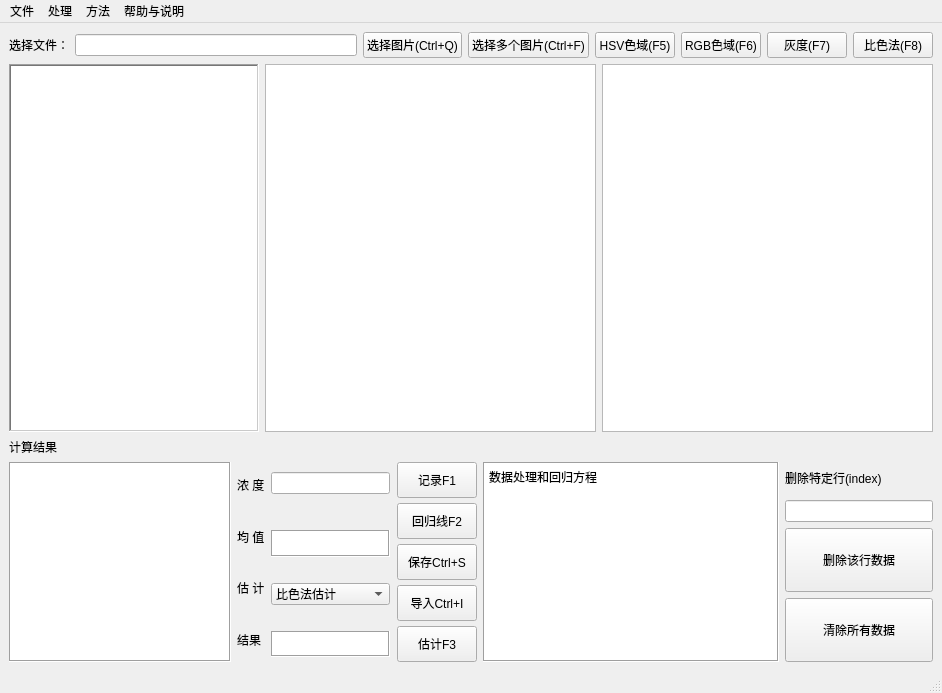
<?xml version="1.0" encoding="UTF-8"?>
<ui version="4.0">
 <class>mainWindow</class>
 <widget class="QMainWindow" name="mainWindow">
  <property name="geometry">
   <rect>
    <x>0</x>
    <y>0</y>
    <width>942</width>
    <height>693</height>
   </rect>
  </property>
  <property name="windowTitle">
   <string>MainWindow</string>
  </property>
  <property name="windowIcon">
   <iconset>
    <normaloff>image/schoo.ico</normaloff>image/schoo.ico</iconset>
  </property>
  <widget class="QWidget" name="centralwidget">
   <layout class="QVBoxLayout" name="verticalLayout" stretch="3,300,0,1">
    <item>
     <layout class="QHBoxLayout" name="horizontalLayout">
      <item>
       <widget class="QLabel" name="label">
        <property name="styleSheet">
         <string notr="true"/>
        </property>
        <property name="text">
         <string>选择文件：</string>
        </property>
       </widget>
      </item>
      <item>
       <widget class="QLineEdit" name="lineEdit"/>
      </item>
      <item>
       <widget class="QPushButton" name="bt_choose">
        <property name="sizePolicy">
         <sizepolicy hsizetype="Minimum" vsizetype="Preferred">
          <horstretch>0</horstretch>
          <verstretch>0</verstretch>
         </sizepolicy>
        </property>
        <property name="styleSheet">
         <string notr="true"/>
        </property>
        <property name="text">
         <string>选择图片(Ctrl+Q)</string>
        </property>
        <property name="icon">
         <iconset>
          <normaloff>image/open.ico</normaloff>image/open.ico</iconset>
        </property>
        <property name="shortcut">
         <string>Ctrl+O</string>
        </property>
       </widget>
      </item>
      <item>
       <widget class="QPushButton" name="bt_chooseimages">
        <property name="sizePolicy">
         <sizepolicy hsizetype="Minimum" vsizetype="Preferred">
          <horstretch>0</horstretch>
          <verstretch>0</verstretch>
         </sizepolicy>
        </property>
        <property name="text">
         <string>选择多个图片(Ctrl+F)</string>
        </property>
        <property name="icon">
         <iconset>
          <normaloff>image/image folder.png</normaloff>image/image folder.png</iconset>
        </property>
       </widget>
      </item>
      <item>
       <widget class="QPushButton" name="bt_HSV">
        <property name="sizePolicy">
         <sizepolicy hsizetype="Minimum" vsizetype="Preferred">
          <horstretch>0</horstretch>
          <verstretch>0</verstretch>
         </sizepolicy>
        </property>
        <property name="text">
         <string>HSV色域(F5)</string>
        </property>
        <property name="icon">
         <iconset>
          <normaloff>image/hsv.png</normaloff>image/hsv.png</iconset>
        </property>
       </widget>
      </item>
      <item>
       <widget class="QPushButton" name="bt_RGB">
        <property name="sizePolicy">
         <sizepolicy hsizetype="Minimum" vsizetype="Preferred">
          <horstretch>0</horstretch>
          <verstretch>0</verstretch>
         </sizepolicy>
        </property>
        <property name="text">
         <string>RGB色域(F6)</string>
        </property>
        <property name="icon">
         <iconset>
          <normaloff>image/rgb.png</normaloff>image/rgb.png</iconset>
        </property>
       </widget>
      </item>
      <item>
       <widget class="QPushButton" name="bt_gray">
        <property name="sizePolicy">
         <sizepolicy hsizetype="Minimum" vsizetype="Preferred">
          <horstretch>0</horstretch>
          <verstretch>0</verstretch>
         </sizepolicy>
        </property>
        <property name="text">
         <string>灰度(F7)</string>
        </property>
        <property name="icon">
         <iconset>
          <normaloff>image/gray.png</normaloff>image/gray.png</iconset>
        </property>
       </widget>
      </item>
      <item>
       <widget class="QPushButton" name="bt_colormetric">
        <property name="sizePolicy">
         <sizepolicy hsizetype="Minimum" vsizetype="Preferred">
          <horstretch>0</horstretch>
          <verstretch>0</verstretch>
         </sizepolicy>
        </property>
        <property name="text">
         <string>比色法(F8)</string>
        </property>
        <property name="icon">
         <iconset>
          <normaloff>image/colormetric.png</normaloff>image/colormetric.png</iconset>
        </property>
       </widget>
      </item>
     </layout>
    </item>
    <item>
     <layout class="QHBoxLayout" name="horizontalLayout_3" stretch="4,10,10">
      <item>
       <widget class="QListView" name="listView">
        <property name="sizePolicy">
         <sizepolicy hsizetype="Expanding" vsizetype="Minimum">
          <horstretch>0</horstretch>
          <verstretch>0</verstretch>
         </sizepolicy>
        </property>
        <property name="minimumSize">
         <size>
          <width>250</width>
          <height>250</height>
         </size>
        </property>
        <property name="frameShape">
         <enum>QFrame::WinPanel</enum>
        </property>
       </widget>
      </item>
      <item>
       <widget class="QGraphicsView" name="iv_original"/>
      </item>
      <item>
       <widget class="QGraphicsView" name="iv_proce"/>
      </item>
     </layout>
    </item>
    <item>
     <layout class="QHBoxLayout" name="horizontalLayout_4" stretch="1">
      <item>
       <widget class="QLabel" name="label_2">
        <property name="text">
         <string>计算结果</string>
        </property>
       </widget>
      </item>
     </layout>
    </item>
    <item>
     <layout class="QHBoxLayout" name="horizontalLayout_2" stretch="15,1,8,0,20,10">
      <item>
       <widget class="QTextBrowser" name="print">
        <property name="sizePolicy">
         <sizepolicy hsizetype="Expanding" vsizetype="Expanding">
          <horstretch>0</horstretch>
          <verstretch>0</verstretch>
         </sizepolicy>
        </property>
        <property name="minimumSize">
         <size>
          <width>200</width>
          <height>200</height>
         </size>
        </property>
        <property name="frameShape">
         <enum>QFrame::Box</enum>
        </property>
       </widget>
      </item>
      <item>
       <layout class="QVBoxLayout" name="verticalLayout_2">
        <item>
         <widget class="QLabel" name="label_4">
          <property name="text">
           <string>浓 度</string>
          </property>
         </widget>
        </item>
        <item>
         <widget class="QLabel" name="label_3">
          <property name="text">
           <string>均 值</string>
          </property>
         </widget>
        </item>
        <item>
         <widget class="QLabel" name="label_5">
          <property name="text">
           <string>估 计</string>
          </property>
         </widget>
        </item>
        <item>
         <widget class="QLabel" name="label_6">
          <property name="text">
           <string>结果</string>
          </property>
         </widget>
        </item>
       </layout>
      </item>
      <item>
       <layout class="QVBoxLayout" name="verticalLayout_3" stretch="0,20,0,4,0,0,0,4,0">
        <item>
         <spacer name="verticalSpacer_4">
          <property name="orientation">
           <enum>Qt::Vertical</enum>
          </property>
          <property name="sizeHint" stdset="0">
           <size>
            <width>20</width>
            <height>10</height>
           </size>
          </property>
         </spacer>
        </item>
        <item>
         <widget class="QLineEdit" name="le_concentration"/>
        </item>
        <item>
         <spacer name="verticalSpacer">
          <property name="orientation">
           <enum>Qt::Vertical</enum>
          </property>
          <property name="sizeHint" stdset="0">
           <size>
            <width>15</width>
            <height>30</height>
           </size>
          </property>
         </spacer>
        </item>
        <item>
         <widget class="QTextBrowser" name="print_ave">
          <property name="sizePolicy">
           <sizepolicy hsizetype="Minimum" vsizetype="Minimum">
            <horstretch>0</horstretch>
            <verstretch>0</verstretch>
           </sizepolicy>
          </property>
          <property name="minimumSize">
           <size>
            <width>100</width>
            <height>20</height>
           </size>
          </property>
          <property name="frameShape">
           <enum>QFrame::Box</enum>
          </property>
          <property name="verticalScrollBarPolicy">
           <enum>Qt::ScrollBarAlwaysOff</enum>
          </property>
         </widget>
        </item>
        <item>
         <spacer name="verticalSpacer_2">
          <property name="orientation">
           <enum>Qt::Vertical</enum>
          </property>
          <property name="sizeHint" stdset="0">
           <size>
            <width>20</width>
            <height>20</height>
           </size>
          </property>
         </spacer>
        </item>
        <item>
         <widget class="QComboBox" name="lv_evaluate">
          <item>
           <property name="text">
            <string>比色法估计</string>
           </property>
          </item>
          <item>
           <property name="text">
            <string>HSV估计</string>
           </property>
          </item>
          <item>
           <property name="text">
            <string>RGB估计</string>
           </property>
          </item>
          <item>
           <property name="text">
            <string>灰度估计</string>
           </property>
          </item>
         </widget>
        </item>
        <item>
         <spacer name="verticalSpacer_5">
          <property name="orientation">
           <enum>Qt::Vertical</enum>
          </property>
          <property name="sizeHint" stdset="0">
           <size>
            <width>20</width>
            <height>20</height>
           </size>
          </property>
         </spacer>
        </item>
        <item>
         <widget class="QTextBrowser" name="evaluate">
          <property name="sizePolicy">
           <sizepolicy hsizetype="Minimum" vsizetype="Minimum">
            <horstretch>0</horstretch>
            <verstretch>0</verstretch>
           </sizepolicy>
          </property>
          <property name="minimumSize">
           <size>
            <width>100</width>
            <height>20</height>
           </size>
          </property>
          <property name="frameShape">
           <enum>QFrame::Box</enum>
          </property>
         </widget>
        </item>
        <item>
         <spacer name="verticalSpacer_3">
          <property name="orientation">
           <enum>Qt::Vertical</enum>
          </property>
          <property name="sizeHint" stdset="0">
           <size>
            <width>20</width>
            <height>5</height>
           </size>
          </property>
         </spacer>
        </item>
       </layout>
      </item>
      <item>
       <layout class="QVBoxLayout" name="verticalLayout_4">
        <property name="spacing">
         <number>5</number>
        </property>
        <property name="leftMargin">
         <number>1</number>
        </property>
        <item>
         <widget class="QPushButton" name="bt_record">
          <property name="sizePolicy">
           <sizepolicy hsizetype="Minimum" vsizetype="Preferred">
            <horstretch>0</horstretch>
            <verstretch>0</verstretch>
           </sizepolicy>
          </property>
          <property name="text">
           <string>记录F1</string>
          </property>
          <property name="icon">
           <iconset>
            <normaloff>image/record.png</normaloff>image/record.png</iconset>
          </property>
         </widget>
        </item>
        <item>
         <widget class="QPushButton" name="bt_plot">
          <property name="sizePolicy">
           <sizepolicy hsizetype="Minimum" vsizetype="Preferred">
            <horstretch>0</horstretch>
            <verstretch>0</verstretch>
           </sizepolicy>
          </property>
          <property name="text">
           <string>回归线F2</string>
          </property>
          <property name="icon">
           <iconset>
            <normaloff>image/line.png</normaloff>image/line.png</iconset>
          </property>
         </widget>
        </item>
        <item>
         <widget class="QPushButton" name="bt_save">
          <property name="sizePolicy">
           <sizepolicy hsizetype="Minimum" vsizetype="Preferred">
            <horstretch>0</horstretch>
            <verstretch>0</verstretch>
           </sizepolicy>
          </property>
          <property name="text">
           <string>保存Ctrl+S</string>
          </property>
          <property name="icon">
           <iconset>
            <normaloff>image/save.png</normaloff>image/save.png</iconset>
          </property>
         </widget>
        </item>
        <item>
         <widget class="QPushButton" name="bt_import">
          <property name="sizePolicy">
           <sizepolicy hsizetype="Minimum" vsizetype="Preferred">
            <horstretch>0</horstretch>
            <verstretch>0</verstretch>
           </sizepolicy>
          </property>
          <property name="text">
           <string>导入Ctrl+I</string>
          </property>
          <property name="icon">
           <iconset>
            <normaloff>image/import excell.png</normaloff>image/import excell.png</iconset>
          </property>
         </widget>
        </item>
        <item>
         <widget class="QPushButton" name="bt_evaluate">
          <property name="sizePolicy">
           <sizepolicy hsizetype="Minimum" vsizetype="Preferred">
            <horstretch>0</horstretch>
            <verstretch>0</verstretch>
           </sizepolicy>
          </property>
          <property name="text">
           <string>估计F3</string>
          </property>
          <property name="icon">
           <iconset>
            <normaloff>image/evaluate concentration.png</normaloff>image/evaluate concentration.png</iconset>
          </property>
         </widget>
        </item>
       </layout>
      </item>
      <item>
       <widget class="QTextBrowser" name="result">
        <property name="frameShape">
         <enum>QFrame::Box</enum>
        </property>
        <property name="html">
         <string>&lt;!DOCTYPE HTML PUBLIC &quot;-//W3C//DTD HTML 4.0//EN&quot; &quot;http://www.w3.org/TR/REC-html40/strict.dtd&quot;&gt;
&lt;html&gt;&lt;head&gt;&lt;meta name=&quot;qrichtext&quot; content=&quot;1&quot; /&gt;&lt;style type=&quot;text/css&quot;&gt;
p, li { white-space: pre-wrap; }
&lt;/style&gt;&lt;/head&gt;&lt;body style=&quot; font-family:'SimSun'; font-size:9pt; font-weight:400; font-style:normal;&quot;&gt;
&lt;p style=&quot; margin-top:0px; margin-bottom:0px; margin-left:0px; margin-right:0px; -qt-block-indent:0; text-indent:0px;&quot;&gt;数据处理和回归方程&lt;/p&gt;
&lt;p style=&quot;-qt-paragraph-type:empty; margin-top:0px; margin-bottom:0px; margin-left:0px; margin-right:0px; -qt-block-indent:0; text-indent:0px;&quot;&gt;&lt;br /&gt;&lt;/p&gt;&lt;/body&gt;&lt;/html&gt;</string>
        </property>
       </widget>
      </item>
      <item>
       <layout class="QVBoxLayout" name="verticalLayout_5" stretch="1,0,2,2">
        <item>
         <widget class="QLabel" name="label_7">
          <property name="text">
           <string>删除特定行(index)</string>
          </property>
         </widget>
        </item>
        <item>
         <widget class="QLineEdit" name="le_delect"/>
        </item>
        <item>
         <widget class="QPushButton" name="bt_delect">
          <property name="sizePolicy">
           <sizepolicy hsizetype="Minimum" vsizetype="Preferred">
            <horstretch>0</horstretch>
            <verstretch>0</verstretch>
           </sizepolicy>
          </property>
          <property name="text">
           <string>删除该行数据</string>
          </property>
          <property name="icon">
           <iconset>
            <normaloff>image/trash .png</normaloff>image/trash .png</iconset>
          </property>
         </widget>
        </item>
        <item>
         <widget class="QPushButton" name="bt_claer">
          <property name="sizePolicy">
           <sizepolicy hsizetype="Minimum" vsizetype="Preferred">
            <horstretch>0</horstretch>
            <verstretch>0</verstretch>
           </sizepolicy>
          </property>
          <property name="text">
           <string>清除所有数据</string>
          </property>
          <property name="icon">
           <iconset>
            <normaloff>image/clear.png</normaloff>image/clear.png</iconset>
          </property>
         </widget>
        </item>
       </layout>
      </item>
     </layout>
    </item>
   </layout>
  </widget>
  <widget class="QStatusBar" name="statusbar"/>
  <widget class="QMenuBar" name="menuBar">
   <property name="geometry">
    <rect>
     <x>0</x>
     <y>0</y>
     <width>942</width>
     <height>23</height>
    </rect>
   </property>
   <widget class="QMenu" name="menu">
    <property name="title">
     <string>文件</string>
    </property>
    <addaction name="actionimage_f"/>
    <addaction name="actionimage_flie"/>
    <addaction name="actionimport_excel"/>
    <addaction name="actionsave_as_excel"/>
   </widget>
   <widget class="QMenu" name="menu_2">
    <property name="title">
     <string>处理</string>
    </property>
    <addaction name="actionrecord"/>
    <addaction name="actionregression_line"/>
    <addaction name="actionconcentration"/>
   </widget>
   <widget class="QMenu" name="menu_3">
    <property name="title">
     <string>方法</string>
    </property>
    <addaction name="actionHSV"/>
    <addaction name="actionRGB"/>
    <addaction name="actionGARy"/>
    <addaction name="actionColormetric"/>
   </widget>
   <widget class="QMenu" name="menu_4">
    <property name="title">
     <string>帮助与说明</string>
    </property>
    <addaction name="actionhelp"/>
    <addaction name="actionhsv_table"/>
    <addaction name="actionshortcut"/>
   </widget>
   <addaction name="menu"/>
   <addaction name="menu_2"/>
   <addaction name="menu_3"/>
   <addaction name="menu_4"/>
  </widget>
  <action name="actionimage_f">
   <property name="icon">
    <iconset>
     <normaloff>image/image folder.png</normaloff>image/image folder.png</iconset>
   </property>
   <property name="text">
    <string>image folder</string>
   </property>
   <property name="shortcut">
    <string>Ctrl+F</string>
   </property>
   <property name="shortcutContext">
    <enum>Qt::WindowShortcut</enum>
   </property>
  </action>
  <action name="actionimage_flie">
   <property name="icon">
    <iconset>
     <normaloff>image/open.ico</normaloff>image/open.ico</iconset>
   </property>
   <property name="text">
    <string>image flie</string>
   </property>
   <property name="shortcut">
    <string>Ctrl+Q</string>
   </property>
  </action>
  <action name="actionimport_excel">
   <property name="checkable">
    <bool>true</bool>
   </property>
   <property name="icon">
    <iconset>
     <normaloff>image/import excell.png</normaloff>image/import excell.png</iconset>
   </property>
   <property name="text">
    <string>import excel</string>
   </property>
   <property name="shortcut">
    <string>Ctrl+I</string>
   </property>
  </action>
  <action name="actionsave_as_excel">
   <property name="icon">
    <iconset>
     <normaloff>image/save.png</normaloff>image/save.png</iconset>
   </property>
   <property name="text">
    <string>save</string>
   </property>
   <property name="shortcut">
    <string>Ctrl+S</string>
   </property>
  </action>
  <action name="actionrecord">
   <property name="icon">
    <iconset>
     <normaloff>image/record.png</normaloff>image/record.png</iconset>
   </property>
   <property name="text">
    <string>record</string>
   </property>
   <property name="shortcut">
    <string>F1</string>
   </property>
  </action>
  <action name="actionregression_line">
   <property name="icon">
    <iconset>
     <normaloff>image/line.png</normaloff>image/line.png</iconset>
   </property>
   <property name="text">
    <string>regression line</string>
   </property>
   <property name="shortcut">
    <string>F2</string>
   </property>
  </action>
  <action name="actionconcentration">
   <property name="icon">
    <iconset>
     <normaloff>image/evaluate concentration.png</normaloff>image/evaluate concentration.png</iconset>
   </property>
   <property name="text">
    <string>evaluate concentration</string>
   </property>
   <property name="shortcut">
    <string>F3</string>
   </property>
  </action>
  <action name="actionHSV">
   <property name="icon">
    <iconset>
     <normaloff>image/hsv.png</normaloff>image/hsv.png</iconset>
   </property>
   <property name="text">
    <string>HSV</string>
   </property>
   <property name="shortcut">
    <string>F5</string>
   </property>
  </action>
  <action name="actionRGB">
   <property name="icon">
    <iconset>
     <normaloff>image/rgb.png</normaloff>image/rgb.png</iconset>
   </property>
   <property name="text">
    <string>RGB</string>
   </property>
   <property name="shortcut">
    <string>F6</string>
   </property>
  </action>
  <action name="actionGARy">
   <property name="icon">
    <iconset>
     <normaloff>image/gray.png</normaloff>image/gray.png</iconset>
   </property>
   <property name="text">
    <string>GARY</string>
   </property>
   <property name="shortcut">
    <string>F7</string>
   </property>
  </action>
  <action name="actionColormetric">
   <property name="icon">
    <iconset>
     <normaloff>image/colormetric.png</normaloff>image/colormetric.png</iconset>
   </property>
   <property name="text">
    <string>Colormetric</string>
   </property>
   <property name="shortcut">
    <string>F8</string>
   </property>
  </action>
  <action name="actionhelp">
   <property name="icon">
    <iconset>
     <normaloff>image/help.png</normaloff>image/help.png</iconset>
   </property>
   <property name="text">
    <string>help</string>
   </property>
   <property name="shortcut">
    <string>F12</string>
   </property>
  </action>
  <action name="actionhsv_table">
   <property name="icon">
    <iconset>
     <normaloff>image/table.png</normaloff>image/table.png</iconset>
   </property>
   <property name="text">
    <string>hsv-table</string>
   </property>
   <property name="shortcut">
    <string>F11</string>
   </property>
  </action>
  <action name="actionshortcut">
   <property name="icon">
    <iconset>
     <normaloff>image/shortcut.ico</normaloff>image/shortcut.ico</iconset>
   </property>
   <property name="text">
    <string>shortcut</string>
   </property>
   <property name="shortcut">
    <string>F10</string>
   </property>
  </action>
 </widget>
 <resources/>
 <connections/>
</ui>
